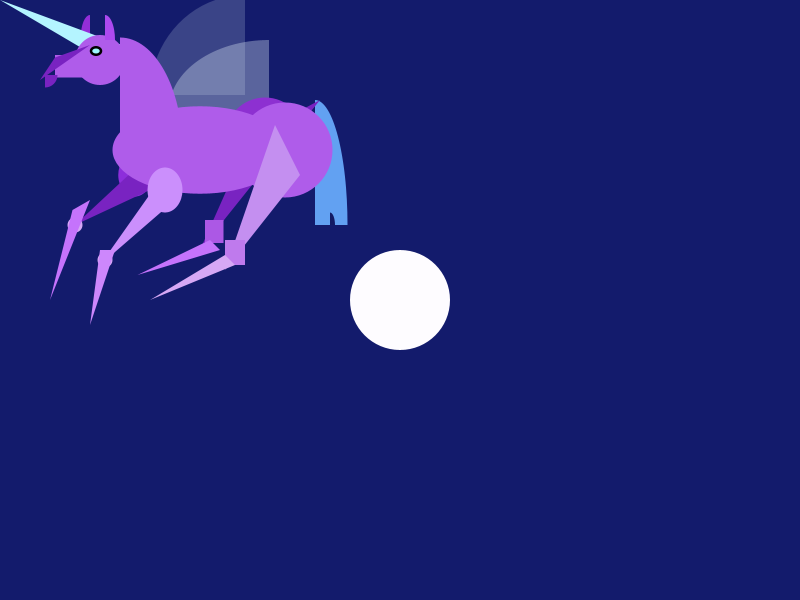
Frame 1 (no input)
Frame 60 (the mouse pressed at the canvas centre just before this capture): identical to frame 1, image omitted
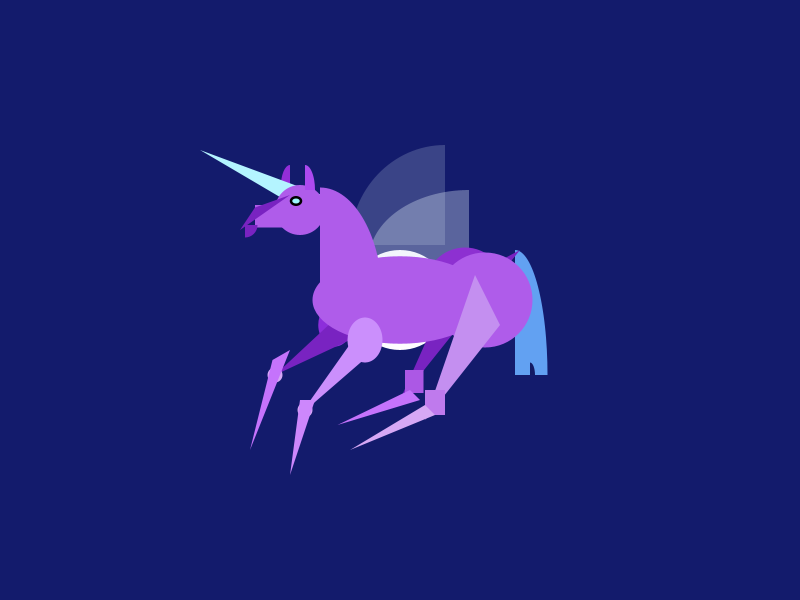
Frame 120 (the mouse held since frame 60 and released just before this capture)

The Processing sketch that drew these frames (run headless with seeded random() and noise(); from frame 60 on, the mouse is pressed at the canvas centre):

// Processing sketch: processing_12249
// ── processing_12249.pde


void setup() {
size(800,600);
}

void draw() {
  smooth();
frameRate(30);
noStroke();
  
//background
background(19,27,108);

//moon
fill(254,252,255);
ellipse(400,300,100,100);
  
scale(.50);
translate(mouseX-100, mouseY-100);
//}

//front wings
fill(220,235,247,90);
arc(638, 320, 400,280, PI, TWO_PI-PI/2);

//back wing
fill(220,235,247,50);
arc(590,290,380,400,PI,TWO_PI-PI/2);

//tail
fill(98,161,242);
arc(730,550,130,500,TWO_PI-PI/2, TWO_PI);
fill(19,27,100);
arc(760,550,20,50,TWO_PI-PI/2, TWO_PI);

//back ear
fill(148,46,216);
arc(280,175,37,90, PI,TWO_PI-PI/2);

//horn
fill(180,244,255);
triangle(370,200,270,200,100,100);

//back flank
fill(141,46,219);
ellipse(370,450,67,86);

//back buttox
fill(141,48,209);
ellipse(630,375,160,160);

//background-back leg
fill(121,35,193);
triangle(500,600,600,375,740,300);

//background-front leg
fill(121,35,193);
triangle(250,550,400,410,400,480);

//background-back knee
fill(172,88,229);
rect(510,540,37,46);

//background-back ankle
fill(197,115,252);
triangle(375,650,520,580,540,600);

//torso
fill(175,92,234);
ellipse(500,400,350,175);

//front buttox
fill(175,92,234);
ellipse(670,400,190,190);

//Neck
arc(340, 400, 250, 450, TWO_PI-PI/2, TWO_PI);

//face
ellipse(300,220,100,100);
rect(210,210,90,45);

//eye
fill(0);
ellipse(292,202,25,20);
fill(156,248,252);
ellipse(292,202,15,10);


//nose
fill(121,35,193);
triangle(180,260,280,190,210,215);
arc(190, 250, 50, 50, 0, PI/2);

//forefront-front flank
fill(203,143,252);
ellipse(430,480,70,90);

//front leg
fill(203,143,252);
triangle(300,630,420,460,450,500);

//foreground-back leg
fill(196,143,240);
triangle(550,640,650,350,700,450);

//foreground-back knee
fill(191,122,237);
rect(550,580,40,50);

//foreground-back ankle
fill(214,168,245);
triangle(400,700,550,610,570,630);

//foreground-front knee
ellipse(310,620,30,30);

//background-front knee
ellipse(250,550,30,30);

//foreground-front ankle
fill(205,135,252);
triangle(280,750,330,600,300,600);

//foreground-back ankle
fill(197,115,252);
triangle(200,700,245,520,280,500);

//ears
fill(172,73,240);
arc(310,180,40,100,TWO_PI-PI/2, TWO_PI);

}
